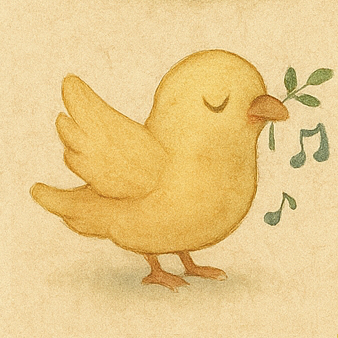
#> input picture src/images/1_5_pitches_good_bird_notes.png, 338 x 338 px, found by its file name
$ python remove_image_backgrounds.py
#> lines starting #> are read from the running program, lines starting #| are printed output that depends on the picture
#!/usr/bin/env python3
"""
Dieses Skript entfernt Hintergründe von Bildern, indem die Farbe in der oberen
linken Ecke als Referenz genommen wird. Alle Farben, die innerhalb eines
gewissen Schwellenwerts dieser Farbe ähneln, werden transparent gesetzt.

Originale werden in einem 'originals'-Verzeichnis gesichert.
"""

import os
import sys
import shutil
from PIL import Image

# Konfiguration
COLOR_THRESHOLD = 30  # Farbähnlichkeits-Schwellenwert (0-255), höher = mehr Toleranz
ORIGINALS_DIR = "images/originals"
PUBLIC_DIR = "public"  # Basis-Verzeichnis für öffentliche Dateien

# Liste der zu bearbeitenden Bilder, relativ zum PUBLIC_DIR
ANIMAL_IMAGES = [
    # Positive Bilder
    '/images/1_5_pitches_good_bird_notes.png',
    '/images/1_5_pitches_good_bird.png',
    '/images/1_5_pitches_good_cat.png',
    '/images/1_5_pitches_good_deer.png',
    '/images/1_5_pitches_good_dog.png',
    '/images/1_5_pitches_good_hedgehog.png',
    '/images/1_5_pitches_good_pig.png',
    '/images/1_5_pitches_good_ladybug.png',
    '/images/1_5_pitches_good_sheep.png',
    # Negative Bilder
    '/images/1_5_pitches_bad_bug.png',
    '/images/1_5_pitches_bad_crab.png',
    '/images/1_5_pitches_bad_cat.png',
    '/images/1_5_pitches_bad_crow.png',
    '/images/1_5_pitches_bad_rabbit.png',
    '/images/1_5_pitches_bad_snake.png',
]

def color_distance(c1, c2):
    """Berechnet den Farbabstand zwischen zwei RGB-Farben."""
    return sum(abs(a - b) for a, b in zip(c1, c2))

def backup_original(img_path):
    """Sichert das Originalbild, falls es noch nicht existiert."""
    # Absolute Pfade für Original- und Zieldateien
    orig_abs_path = os.path.join(os.getcwd(), PUBLIC_DIR + img_path)
    backup_dir = os.path.join(os.getcwd(), PUBLIC_DIR, ORIGINALS_DIR)
    backup_file = os.path.join(backup_dir, os.path.basename(img_path))

    # Erstelle das Backup-Verzeichnis, falls es nicht existiert
    os.makedirs(os.path.dirname(backup_file), exist_ok=True)

    # Kopiere das Original, wenn es noch nicht gesichert wurde
    if not os.path.exists(backup_file):
        print(f"Sichere Original nach {backup_file}...")
        shutil.copy2(orig_abs_path, backup_file)
        return True
    return False

def make_background_transparent(img_path, threshold=COLOR_THRESHOLD):
    """Macht den Hintergrund transparent auf Basis der Farbe oben links."""
#> called with img_path = '/images/1_5_pitches_good_bird_notes.png', threshold = 30
    abs_path = os.path.join(os.getcwd(), PUBLIC_DIR + img_path)

    try:
        # Öffne das Bild
        img = Image.open(abs_path)
#> img is the input picture: PIL image 338x338 RGBA; mean R, G, B, A 232.7, 202, 138.4, 255

        # Konvertiere zu RGBA, falls nicht bereits
        if img.mode != 'RGBA':
            img = img.convert('RGBA')

        # Hole die Farbe vom Pixel oben links (0,0)
        reference_color = img.getpixel((0, 0))[:3]  # RGB ohne Alpha
#> reference_color = (238, 218, 171)

        # Erstelle neue Pixeldaten
        data = img.getdata()
        new_data = []

        for item in data:
            # Vergleiche Farbähnlichkeit (ohne Alpha-Kanal)
            if color_distance(item[:3], reference_color) < threshold:
                # Wenn ähnlich, mache transparent
                new_data.append((item[0], item[1], item[2], 0))
            else:
                # Behalte das Original-Pixel
                new_data.append(item)
#> this loop made 114244 passes
#> item on passes 1 to 3: (238, 218, 171, 255), (244, 223, 176, 255), (240, 216, 169, 255)
#> after the loop, new_data = 114244 items

        # Aktualisiere das Bild mit neuen Daten
        img.putdata(new_data)
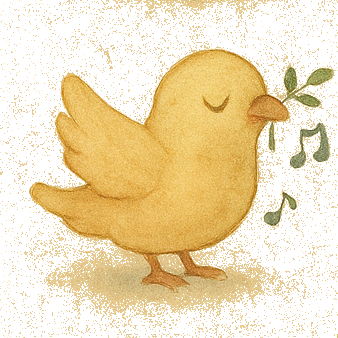
#> img: PIL image 338x338 RGBA; mean R, G, B, A 232.7, 202, 138.4, 121.6; transparent parts drawn white

        # Speichere das Ergebnis zurück
        img.save(abs_path)
        return True

    except Exception as e:
        print(f"Fehler bei Bild {img_path}: {e}")
        return False

def process_all_images():
    """Verarbeitet alle definierten Bilder."""
    print("Starte Bildverarbeitung...")

    # Erstelle das Originals-Verzeichnis, falls es nicht existiert
    originals_dir = os.path.join(os.getcwd(), PUBLIC_DIR, ORIGINALS_DIR)
    os.makedirs(originals_dir, exist_ok=True)

    success_count = 0
    for img_path in ANIMAL_IMAGES:
        abs_path = os.path.join(os.getcwd(), PUBLIC_DIR + img_path)

        # Überprüfe, ob die Datei existiert
        if not os.path.exists(abs_path):
            print(f"Datei nicht gefunden: {abs_path}")
            continue

        print(f"Verarbeite {img_path}...")

        # Sichere das Original
        backup_original(img_path)

        # Mache Hintergrund transparent
        if make_background_transparent(img_path):
            success_count += 1
#> pass 2 of the loop in process_all_images, `for img_path in ANIMAL_IMAGES:`:
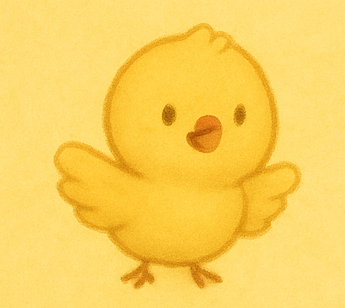
#> input picture src/images/1_5_pitches_good_bird.png, 345 x 308 px, found by its file name
#> in make_background_transparent, img is the input picture: PIL image 345x308 RGBA; mean R, G, B, A 251.1, 209.8, 91.6, 255
#> reference_color = (253, 219, 116)
#> the loop in make_background_transparent (call 2), `for item in data:` made 106260 passes
#> item on passes 1 to 3: (253, 219, 116, 255), (252, 221, 117, 255), (253, 220, 118, 255)
#> after the loop in make_background_transparent (call 2), `for item in data:`: new_data = 106260 items
#> in make_background_transparent (call 2), `img.putdata(new_data)`:
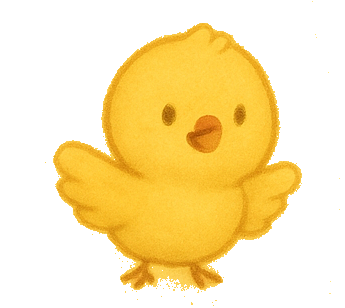
#> img: PIL image 345x308 RGBA; mean R, G, B, A 251.1, 209.8, 91.6, 101.1; transparent parts drawn white
#> pass 3 of the loop in process_all_images, `for img_path in ANIMAL_IMAGES:`:
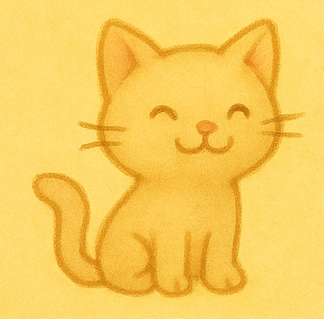
#> input picture src/images/1_5_pitches_good_cat.png, 324 x 319 px, found by its file name
#> in make_background_transparent, img is the input picture: PIL image 324x319 RGBA; mean R, G, B, A 249.1, 205, 90.9, 255
#> reference_color = (251, 215, 106)
#> the loop in make_background_transparent (call 3), `for item in data:` made 103356 passes
#> item on passes 1 to 3: (251, 215, 106, 255), (252, 220, 112, 255), (255, 223, 119, 255)
#> after the loop in make_background_transparent (call 3), `for item in data:`: new_data = 103356 items
#> in make_background_transparent (call 3), `img.putdata(new_data)`:
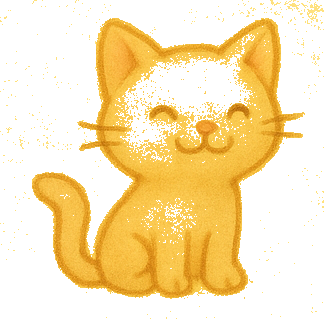
#> img: PIL image 324x319 RGBA; mean R, G, B, A 249.1, 205, 90.9, 99.6; transparent parts drawn white
#> the loop made 15 passes; the first 3 are shown

    print(f"\nVerarbeitung abgeschlossen: {success_count} von {len(ANIMAL_IMAGES)} Bilder erfolgreich verarbeitet.")

if __name__ == "__main__":
    # Parameter für Schwellenwert aus Kommandozeile
    if len(sys.argv) > 1:
        try:
            COLOR_THRESHOLD = int(sys.argv[1])
            print(f"Verwende Schwellenwert: {COLOR_THRESHOLD}")
        except ValueError:
            print(f"Ungültiger Schwellenwert, verwende Standard: {COLOR_THRESHOLD}")

    process_all_images()
